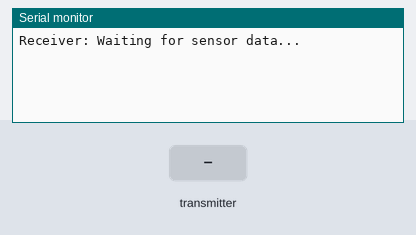
A sketch run on a simulated Arduino Uno, built with avr-gcc and run on an emulated ATmega328P. Parts: the last lines printed to the serial monitor. The inputs (shaded band) are chosen by the test bench. No radio packets arrive unless stated.

Above: at 1.2 s.
1.3 s: the transmitter starts sending humidity = 0
At 1.37 s:
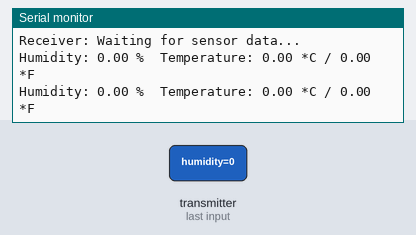
3.2 s: the transmitter starts sending temperatureC = 100
At 3.3 s:
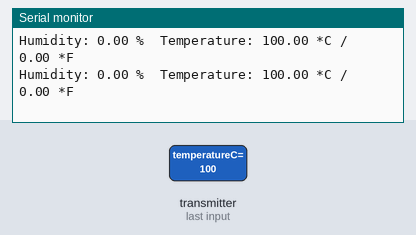
6.2 s: the transmitter starts sending temperatureF = 25
At 6.33 s:
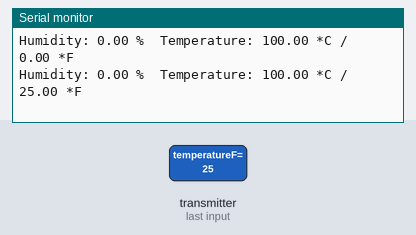
9.2 s: the transmitter starts sending humidity = 25
At 9.3 s:
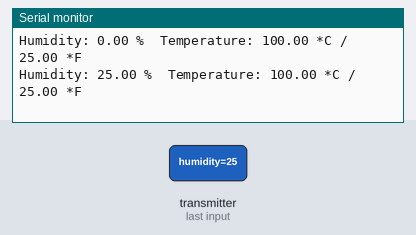
10.7 s: the transmitter starts sending temperatureC = 0
At 10.79 s:
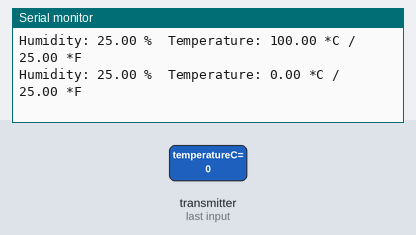
13.7 s: the transmitter starts sending temperatureF = 0
At 13.81 s:
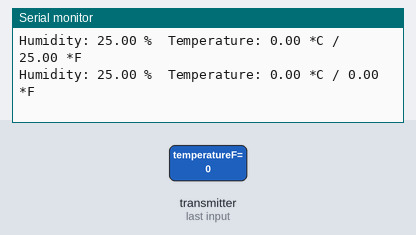

Measured:
- after the input at 1.3 s, the serial monitor: prints a new line at once (image 1)
- after the input at 3.2 s, the serial monitor: prints a new line at once (image 2)
- after the input at 6.2 s, the serial monitor: prints a new line after 0.11 s (image 3)
- after the input at 9.2 s, the serial monitor: prints a new line after 0.09 s (image 4)
- after the input at 10.7 s, the serial monitor: prints a new line after 0.08 s (image 5)
- after the input at 13.7 s, the serial monitor: prints a new line after 0.10 s (image 6)

The sketch:

rx.ino
```cpp
#include <SPI.h>
#include <RF24.h>

// nRF24L01 definitions
#define CE_PIN 9           // CE pin connected to Arduino digital pin 9
#define CSN_PIN 10         // CSN pin connected to Arduino digital pin 10
RF24 radio(CE_PIN, CSN_PIN);
const byte address[6] = "00001";  // Must match the transmitter's address

// Structure matching the transmitter's sensor data format
struct SensorData {
  float humidity;
  float temperatureC;
  float temperatureF;
};

void setup() {
  Serial.begin(9600);
  Serial.println("Receiver: Waiting for sensor data...");

  // Initialize the nRF24L01 transceiver
  if (!radio.begin()) {
    Serial.println("nRF24L01 radio hardware is not responding!");
    while (1) {} // Halt if radio hardware is not found
  }

  // Open the reading pipe on channel 0 with the same address as the transmitter
  radio.openReadingPipe(0, address);
  radio.setPALevel(RF24_PA_LOW);  // Adjust power level as needed
  radio.startListening();         // Set radio to listening mode
}

void loop() {
  // Check if there is incoming data
  if (radio.available()) {
    SensorData data;
    // Read the data into the structure
    radio.read(&data, sizeof(data));

    // Print the received sensor data to the Serial Monitor
    Serial.print("Humidity: ");
    Serial.print(data.humidity);
    Serial.print(" %\t");
    Serial.print("Temperature: ");
    Serial.print(data.temperatureC);
    Serial.print(" *C / ");
    Serial.print(data.temperatureF);
    Serial.println(" *F");
  }
}
```
